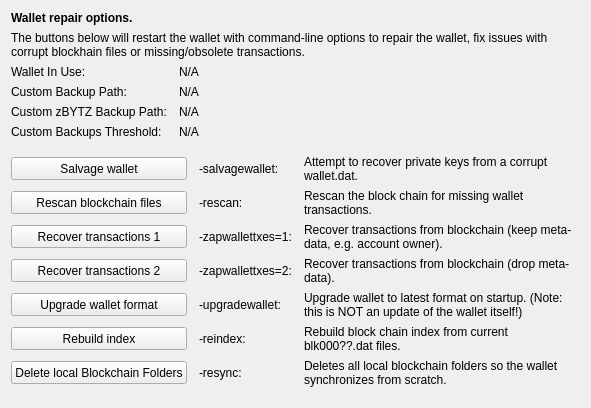
     <widget class="QWidget" name="tab_repair">
      <attribute name="title">
       <string>&amp;Wallet Repair</string>
      </attribute>
      <layout class="QGridLayout" name="gridLayout_4" columnstretch="0,0,0,0">
       <property name="horizontalSpacing">
        <number>12</number>
       </property>
       <item row="0" column="0" colspan="4">
        <widget class="QLabel" name="label_repair_header">
         <property name="font">
          <font>
           <weight>75</weight>
           <bold>true</bold>
          </font>
         </property>
         <property name="text">
          <string>Wallet repair options.</string>
         </property>
        </widget>
       </item>
       <item row="1" column="0" colspan="4">
        <widget class="QLabel" name="label_repair_helptext">
         <property name="font">
          <font>
           <weight>50</weight>
           <bold>false</bold>
          </font>
         </property>
         <property name="text">
          <string>The buttons below will restart the wallet with command-line options to repair the wallet, fix issues with corrupt blockhain files or missing/obsolete transactions.</string>
         </property>
         <property name="wordWrap">
          <bool>true</bool>
         </property>
        </widget>
       </item>
       <item row="2" column="0">
        <widget class="QLabel" name="wallet_path_label">
         <property name="text">
          <string>Wallet In Use:</string>
         </property>
        </widget>
       </item>
       <item row="2" column="1" colspan="3">
        <widget class="QLabel" name="wallet_path">
         <property name="cursor">
          <cursorShape>IBeamCursor</cursorShape>
         </property>
         <property name="text">
          <string>N/A</string>
         </property>
         <property name="textFormat">
          <enum>Qt::PlainText</enum>
         </property>
         <property name="textInteractionFlags">
          <set>Qt::LinksAccessibleByMouse|Qt::TextSelectableByKeyboard|Qt::TextSelectableByMouse</set>
         </property>
        </widget>
       </item>
       <item row="3" column="0">
        <widget class="QLabel" name="wallet_custombackuppath_label">
         <property name="text">
          <string>Custom Backup Path:</string>
         </property>
         <property name="visible">
          <bool>false</bool>
         </property>
        </widget>
       </item>
       <item row="3" column="1" colspan="3">
        <widget class="QLabel" name="wallet_custombackuppath">
         <property name="cursor">
          <cursorShape>IBeamCursor</cursorShape>
         </property>
         <property name="text">
          <string>N/A</string>
         </property>
         <property name="textFormat">
          <enum>Qt::PlainText</enum>
         </property>
         <property name="textInteractionFlags">
          <set>Qt::LinksAccessibleByMouse|Qt::TextSelectableByKeyboard|Qt::TextSelectableByMouse</set>
         </property>
         <property name="visible">
          <bool>false</bool>
         </property>
        </widget>
       </item>
       <item row="4" column="0">
        <widget class="QLabel" name="wallet_customzbytzbackuppath_label">
         <property name="text">
          <string>Custom zBYTZ Backup Path:</string>
         </property>
         <property name="visible">
          <bool>false</bool>
         </property>
        </widget>
       </item>
       <item row="4" column="1" colspan="3">
        <widget class="QLabel" name="wallet_customzbytzbackuppath">
         <property name="cursor">
          <cursorShape>IBeamCursor</cursorShape>
         </property>
         <property name="text">
          <string>N/A</string>
         </property>
         <property name="textFormat">
          <enum>Qt::PlainText</enum>
         </property>
         <property name="textInteractionFlags">
          <set>Qt::LinksAccessibleByMouse|Qt::TextSelectableByKeyboard|Qt::TextSelectableByMouse</set>
         </property>
         <property name="visible">
          <bool>false</bool>
         </property>
        </widget>
       </item>
       <item row="5" column="0">
        <widget class="QLabel" name="wallet_custombackupthreshold_label">
         <property name="text">
          <string>Custom Backups Threshold:</string>
         </property>
         <property name="visible">
          <bool>false</bool>
         </property>
        </widget>
       </item>
       <item row="5" column="1" colspan="3">
        <widget class="QLabel" name="wallet_custombackupthreshold">
         <property name="cursor">
          <cursorShape>IBeamCursor</cursorShape>
         </property>
         <property name="text">
          <string>N/A</string>
         </property>
         <property name="textFormat">
          <enum>Qt::PlainText</enum>
         </property>
         <property name="textInteractionFlags">
          <set>Qt::LinksAccessibleByMouse|Qt::TextSelectableByKeyboard|Qt::TextSelectableByMouse</set>
         </property>
         <property name="visible">
          <bool>false</bool>
         </property>
        </widget>
       </item>
       <item row="6" column="0">
        <spacer name="verticalSpacer_repair1">
         <property name="orientation">
          <enum>Qt::Vertical</enum>
         </property>
         <property name="sizeHint" stdset="0">
          <size>
           <width>10</width>
           <height>10</height>
          </size>
         </property>
        </spacer>
       </item>
       <item row="7" column="0" colspan="2">
        <widget class="QPushButton" name="btn_salvagewallet">
         <property name="minimumSize">
          <size>
           <width>100</width>
           <height>23</height>
          </size>
         </property>
         <property name="text">
          <string>Salvage wallet</string>
         </property>
        </widget>
       </item>
       <item row="7" column="2">
        <widget class="QLabel" name="label_repair_salvage_command">
         <property name="text">
          <string notr="true">-salvagewallet:</string>
         </property>
        </widget>
       </item>
       <item row="7" column="3">
        <widget class="QLabel" name="label_repair_salvage">
         <property name="text">
          <string>Attempt to recover private keys from a corrupt wallet.dat.</string>
         </property>
         <property name="wordWrap">
          <bool>true</bool>
         </property>
        </widget>
       </item>
       <item row="8" column="0" colspan="2">
        <widget class="QPushButton" name="btn_rescan">
         <property name="minimumSize">
          <size>
           <width>100</width>
           <height>23</height>
          </size>
         </property>
         <property name="text">
          <string>Rescan blockchain files</string>
         </property>
        </widget>
       </item>
       <item row="8" column="2">
        <widget class="QLabel" name="label_repair_rescan_command">
         <property name="text">
          <string notr="true">-rescan:</string>
         </property>
        </widget>
       </item>
       <item row="8" column="3">
        <widget class="QLabel" name="label_repair_rescan">
         <property name="text">
          <string>Rescan the block chain for missing wallet transactions.</string>
         </property>
         <property name="wordWrap">
          <bool>true</bool>
         </property>
        </widget>
       </item>
       <item row="9" column="0" colspan="2">
        <widget class="QPushButton" name="btn_zapwallettxes1">
         <property name="minimumSize">
          <size>
           <width>100</width>
           <height>23</height>
          </size>
         </property>
         <property name="text">
          <string>Recover transactions 1</string>
         </property>
        </widget>
       </item>
       <item row="9" column="2">
        <widget class="QLabel" name="label_repair_zap1_command">
         <property name="text">
          <string notr="true">-zapwallettxes=1:</string>
         </property>
        </widget>
       </item>
       <item row="9" column="3">
        <widget class="QLabel" name="label_repair_zap1">
         <property name="text">
          <string>Recover transactions from blockchain (keep meta-data, e.g. account owner).</string>
         </property>
         <property name="wordWrap">
          <bool>true</bool>
         </property>
        </widget>
       </item>
       <item row="10" column="0" colspan="2">
        <widget class="QPushButton" name="btn_zapwallettxes2">
         <property name="minimumSize">
          <size>
           <width>100</width>
           <height>23</height>
          </size>
         </property>
         <property name="text">
          <string>Recover transactions 2</string>
         </property>
        </widget>
       </item>
       <item row="10" column="2">
        <widget class="QLabel" name="label_repair_zap2_command">
         <property name="text">
          <string notr="true">-zapwallettxes=2:</string>
         </property>
        </widget>
       </item>
       <item row="10" column="3">
        <widget class="QLabel" name="label_repair_zap2">
         <property name="text">
          <string>Recover transactions from blockchain (drop meta-data).</string>
         </property>
         <property name="wordWrap">
          <bool>true</bool>
         </property>
        </widget>
       </item>
       <item row="11" column="0" colspan="2">
        <widget class="QPushButton" name="btn_upgradewallet">
         <property name="minimumSize">
          <size>
           <width>100</width>
           <height>23</height>
          </size>
         </property>
         <property name="text">
          <string>Upgrade wallet format</string>
         </property>
        </widget>
       </item>
       <item row="11" column="2">
        <widget class="QLabel" name="label_repair_upgrade_command">
         <property name="text">
          <string notr="true">-upgradewallet:</string>
         </property>
        </widget>
       </item>
       <item row="11" column="3">
        <widget class="QLabel" name="label_repair_upgrade">
         <property name="text">
          <string>Upgrade wallet to latest format on startup. (Note: this is NOT an update of the wallet itself!)</string>
         </property>
         <property name="wordWrap">
          <bool>true</bool>
         </property>
        </widget>
       </item>
       <item row="12" column="0" colspan="2">
        <widget class="QPushButton" name="btn_reindex">
         <property name="minimumSize">
          <size>
           <width>100</width>
           <height>23</height>
          </size>
         </property>
         <property name="text">
          <string>Rebuild index</string>
         </property>
        </widget>
       </item>
       <item row="12" column="2">
        <widget class="QLabel" name="label_repair_reindex_command">
         <property name="text">
          <string notr="true">-reindex:</string>
         </property>
        </widget>
       </item>
       <item row="12" column="3">
        <widget class="QLabel" name="label_repair_reindex">
         <property name="text">
          <string>Rebuild block chain index from current blk000??.dat files.</string>
         </property>
         <property name="wordWrap">
          <bool>true</bool>
         </property>
        </widget>
       </item>
       <item row="13" column="0" colspan="2">
        <widget class="QPushButton" name="btn_resync">
         <property name="minimumSize">
          <size>
           <width>100</width>
           <height>23</height>
          </size>
         </property>
         <property name="text">
          <string>Delete local Blockchain Folders</string>
         </property>
        </widget>
       </item>
       <item row="13" column="2">
        <widget class="QLabel" name="label_repair_resync_command">
         <property name="text">
          <string>-resync:</string>
         </property>
        </widget>
       </item>
       <item row="13" column="3">
        <widget class="QLabel" name="label_repair_resync">
         <property name="text">
          <string>Deletes all local blockchain folders so the wallet synchronizes from scratch.</string>
         </property>
         <property name="wordWrap">
          <bool>true</bool>
         </property>
        </widget>
       </item>
       <item row="14" column="0">
        <spacer name="verticalSpacer_repair2">
         <property name="orientation">
          <enum>Qt::Vertical</enum>
         </property>
         <property name="sizeHint" stdset="0">
          <size>
           <width>20</width>
           <height>10</height>
          </size>
         </property>
        </spacer>
       </item>
      </layout>
     </widget>
